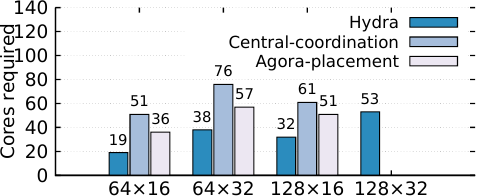

Write gnuplot code to recreate this figure.
set terminal pdfcairo
set output 'fig_central_core.pdf'
set size ratio 0.4
set style line 1 \
	linecolor rgb '#a00000' \
	linetype 1 linewidth 2
set style line 2 \
	linecolor rgb '#00a000' \
	linetype 2 linewidth 2
set style line 3 \
	linecolor rgb '#0000a0' \
	linetype 3 linewidth 2
set style line 4 \
	linecolor rgb '#a0a000' \
	linetype 4 linewidth 2
set style line 5 \
	linecolor rgb '#a000a0' \
	linetype 5 linewidth 2
set style line 6 \
	linecolor rgb '#00a0a0' \
	linetype 6 linewidth 2

set style line 501 lt 1 lc rgb "#000000" lw 2
set border 3 ls 501
# set xr [-0.2:3]
# set yr [-4:110]

red = "#FF0000"; green = "#00FF00"; blue = "#0000FF"; skyblue = "#87CEEB";
c1 = "#2B8CBE"; c2 = "#A6BDDB"; c3 = "#ECE7F2";
set yrange [0:140]
set style data histogram
set style histogram cluster gap 1
set style fill solid
set boxwidth 0.9
set xtics format ""
set grid ytics
set offset -1,0,0,0

set xtics font ', 20'
set ytics font ', 20'
# set xlabel 'Settings' font 'Times-Roman,20'
set ylabel 'Cores required' font 'Times-Roman,20'
set key top right font 'Times-Roman,18' 
# set key off
# set grid xtics ytics mxtics mytics
# set mxtics 1
# set mytics 1
set style fill solid border -1
plot 'fig_central_core.txt' using 2:xtic(1) title "Hydra" linecolor rgb c1 lw 1.5, '' using 0:2:2 with labels notitle offset -3,1 font 'Times-Roman,16', \
	'fig_central_core.txt' using ($3>=8?$3/1.:1/0) title "Central-coordination" linecolor rgb c2 lw 1.5, '' using 0:($3>=8?$3/1.:1/0):($3>=8?$3/1.:1/0) with labels notitle offset 0,1 font 'Times-Roman,16', \
	'fig_central_core.txt' using ($4>=8?$4/1.:1/0) title "Agora-placement" linecolor rgb c3 lw 1.5, '' using 0:($4>=8?$4/1.:1/0):($4>=8?$4/1.:1/0) with labels notitle offset 3,1 font 'Times-Roman,16'